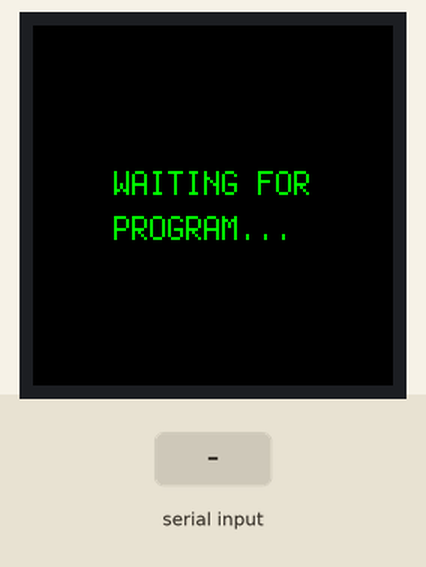
Simulated run of this program. Board: ESP32 board running CircuitPython. Shown: 240×240 colour display. The test bench sets the inputs (shaded band). What the program prints to the serial console is not drawn.

Above: at 1.2 s.
1.3 s: "RADAR_INIT\n" received over the second serial link
At 2.1 s:
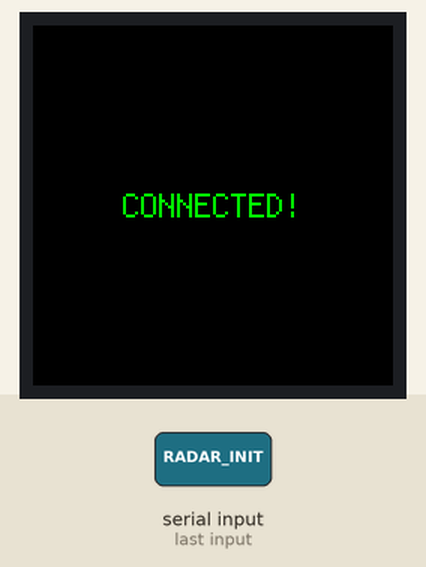
2.8 s: "p\n" received over the second serial link
At 3.2 s:
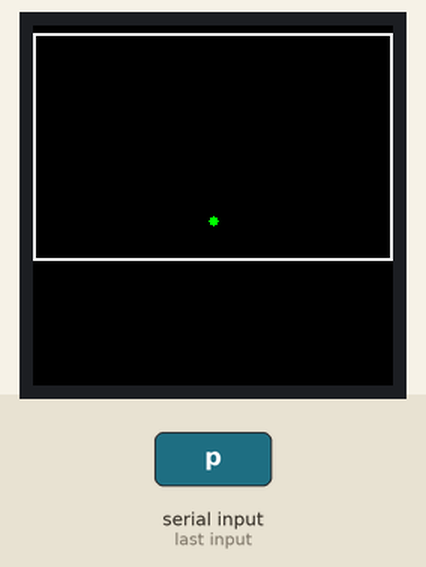
4.3 s: "RADAR_DISCONNECT\n" received over the second serial link
At 5.6 s:
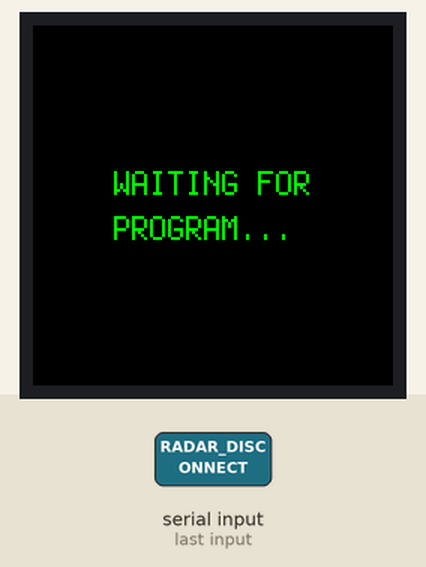
Timing chart, 0 to 7.3 s (numbered marks = the images above; inputs shaded):
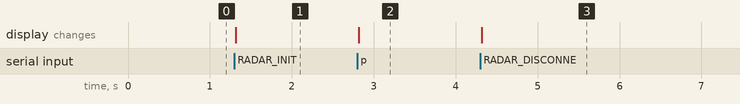

Measured:
- after the input at 1.3 s, the display: changes at once (image 1)
- after the input at 2.8 s, the display: changes at once (image 2)
- after the input at 4.3 s, the display: changes at once (image 3)

The program:

code.py
```python
import board
import busio
import displayio
import vectorio
import math
import usb_cdc
import terminalio
import time
from adafruit_display_text import label
from adafruit_st7789 import ST7789
from fourwire import FourWire

WIDTH = 240
HEIGHT = 240
ROTATION = 180 #Set to 0 if you use the screen on the other side

RADAR_Y_START = 5
RADAR_HEIGHT = 150
RADAR_Y_END = RADAR_Y_START + RADAR_HEIGHT
RADAR_CX = WIDTH // 2

RADAR_CY = RADAR_Y_START + (RADAR_HEIGHT // 2) + 50

LIST_Y_START = 160
ROW_HEIGHT = 15

C_BLACK = 0x000000
C_WHITE = 0xFFFFFF
C_GREY  = 0x333333
C_GREEN = 0x00FF00
C_RED   = 0xFF0000
C_YELLOW = 0xFFFF00
SLOT_COLORS = [0xFF0000, 0xFFFF00, 0x00FFFF, 0xD2691E, 0xFFFFFF]

displayio.release_displays()
spi = busio.SPI(clock=board.GPIO12, MOSI=board.GPIO11)
display_bus = FourWire(spi, command=board.GPIO8, chip_select=board.GPIO10, reset=board.GPIO9, baudrate=60000000)
display = ST7789(display_bus, width=WIDTH, height=HEIGHT, rotation=ROTATION, rowstart=80, colstart=0)
display.auto_refresh = False

main_group = displayio.Group()
waiting_group = displayio.Group()

wait_bg_pal = displayio.Palette(1)
wait_bg_pal[0] = C_BLACK
wait_bg = vectorio.Rectangle(pixel_shader=wait_bg_pal, width=WIDTH, height=HEIGHT, x=0, y=0)
waiting_group.append(wait_bg)

lbl_wait = label.Label(terminalio.FONT, text="WAITING FOR\nPROGRAM...", color=C_GREEN, scale=2)
lbl_wait.anchor_point = (0.5, 0.5)
lbl_wait.anchored_position = (WIDTH // 2, HEIGHT // 2)
waiting_group.append(lbl_wait)

bg_pal = displayio.Palette(1)
bg_pal[0] = C_BLACK
main_group.append(vectorio.Rectangle(pixel_shader=bg_pal, width=WIDTH, height=HEIGHT, x=0, y=0))

border_pal = displayio.Palette(1)
border_pal[0] = C_WHITE
main_group.append(vectorio.Rectangle(pixel_shader=border_pal, width=WIDTH, height=2, x=0, y=RADAR_Y_START))
main_group.append(vectorio.Rectangle(pixel_shader=border_pal, width=WIDTH, height=2, x=0, y=RADAR_Y_END))
main_group.append(vectorio.Rectangle(pixel_shader=border_pal, width=2, height=RADAR_HEIGHT, x=0, y=RADAR_Y_START))
main_group.append(vectorio.Rectangle(pixel_shader=border_pal, width=2, height=RADAR_HEIGHT, x=WIDTH-2, y=RADAR_Y_START))

pl_pal = displayio.Palette(1)
pl_pal[0] = C_GREEN
main_group.append(vectorio.Circle(pixel_shader=pl_pal, radius=3, x=RADAR_CX, y=RADAR_CY))

lbl_site = label.Label(terminalio.FONT, text="?", color=C_YELLOW, scale=1)
lbl_site.anchor_point = (0.5, 0.0)
lbl_site.anchored_position = (RADAR_CX, RADAR_Y_START + 5)
lbl_site.hidden = True
main_group.append(lbl_site)

class EnemySlot:
	def __init__(self, index):
		self.index = index
		self.color = SLOT_COLORS[index]
		self.assigned_name = None
		self.group = displayio.Group()
		self.last_x = -1
		self.last_y = -1
		self.last_hp = -1
		self.last_name = ""
		self.last_hidden = True
		self.last_dot_hidden = True

		self.dot_pal = displayio.Palette(1)
		self.dot_pal[0] = self.color
		self.dot = vectorio.Circle(pixel_shader=self.dot_pal, radius=3, x=0, y=0)

		base_y = LIST_Y_START + (index * ROW_HEIGHT)
		self.lbl = label.Label(terminalio.FONT, text="", color=self.color, scale=1)
		self.lbl.anchor_point = (0.0, 0.5)
		self.lbl.anchored_position = (5, base_y + 6)

		self.bar_bg_pal = displayio.Palette(1)
		self.bar_bg_pal[0] = C_GREY
		self.bar_bg = vectorio.Rectangle(pixel_shader=self.bar_bg_pal, width=80, height=6, x=150, y=base_y+3)

		self.bar_fg_pal = displayio.Palette(1)
		self.bar_fg_pal[0] = C_GREEN
		self.bar_fg = vectorio.Rectangle(pixel_shader=self.bar_fg_pal, width=80, height=6, x=150, y=base_y+3)

		self.strike_pal = displayio.Palette(1)
		self.strike_pal[0] = C_RED
		self.strike = vectorio.Rectangle(pixel_shader=self.strike_pal, width=1, height=2, x=0, y=0)
		self.strike.hidden = True

		self.group.append(self.dot)
		self.group.append(self.bar_bg)
		self.group.append(self.bar_fg)
		self.group.append(self.lbl)
		self.group.append(self.strike)
		self.group.hidden = True
		main_group.append(self.group)

	def update(self, x, y, hp, name):
		if self.last_hidden:
			self.group.hidden = False
			self.last_hidden = False

		self.assigned_name = name

		dot_should_hide = not (2 < x < WIDTH-2 and RADAR_Y_START < y < RADAR_Y_END-2)

		if not dot_should_hide:
			if self.last_x != x or self.last_y != y:
				self.dot.x = x
				self.dot.y = y
				self.last_x = x
				self.last_y = y
			if self.last_dot_hidden:
				self.dot.hidden = False
				self.last_dot_hidden = False
		else:
			if not self.last_dot_hidden:
				self.dot.hidden = True
				self.last_dot_hidden = True

		if self.last_name != name:
			self.lbl.text = name[:10]
			self.last_name = name

		if not self.strike.hidden:
			self.strike.hidden = True
			self.lbl.color = self.color

		if self.last_hp != hp:
			if hp > 0:
				pct = hp / 100.0
				w = int(80 * pct)
				self.bar_fg.width = max(1, w)
				new_color = C_GREEN if hp > 30 else C_RED
				if self.bar_fg_pal[0] != new_color:
					self.bar_fg_pal[0] = new_color
				if self.bar_bg.hidden:
					self.bar_bg.hidden = False
					self.bar_fg.hidden = False
			elif hp <= 0 and self.last_hp > 0:
				self.mark_dead()
			self.last_hp = hp

	def mark_dead(self):
		if self.last_hidden:
			self.group.hidden = False
			self.last_hidden = False
		if not self.last_dot_hidden:
			self.dot.hidden = True
			self.last_dot_hidden = True
		if not self.bar_bg.hidden:
			self.bar_bg.hidden = True
			self.bar_fg.hidden = True
		txt_w = len(self.lbl.text) * 6
		if txt_w < 1: txt_w = 1
		self.strike.width = txt_w + 4
		self.strike.x = self.lbl.x - 2
		self.strike.y = self.lbl.y - 1
		if self.strike.hidden:
			self.strike.hidden = False
		if self.lbl.color != C_GREY:
			self.lbl.color = C_GREY
		self.last_hp = 0

slots = [EnemySlot(i) for i in range(5)]

serial = usb_cdc.console

scale = (WIDTH / 2) / 2100.0

last_refresh = time.monotonic()
min_frame_time = 1.0 / 60.0
needs_refresh = False
is_connected = False
last_beacon = 0.0

display.root_group = waiting_group
display.refresh()

while True:
	now = time.monotonic()

	# Broadcast RADAR_READY beacon every 500ms when not connected
	if not is_connected and (now - last_beacon >= 0.5):
		serial.write(b"RADAR_READY\n")
		last_beacon = now

	if serial.in_waiting:
		try:
			if serial.in_waiting > 150:
				serial.read(serial.in_waiting)

			line = serial.readline()
			if not line: continue

			text = line.decode('utf-8').strip()

			if text == "RADAR_INIT":
				serial.write(b"RADAR_ACK\n")
				lbl_wait.text = "CONNECTED!"
				needs_refresh = True
				continue

			if text == "RADAR_DISCONNECT":
				is_connected = False
				lbl_wait.text = "WAITING FOR\nPROGRAM..."
				display.root_group = waiting_group
				needs_refresh = True
				for s in slots:
					s.assigned_name = None
					s.group.hidden = True
					s.last_hidden = True
				continue

			parts = text.split(';')

			if parts[0].startswith('p'):
				if not is_connected:
					is_connected = True
					display.root_group = main_group
					needs_refresh = True

				p_chunk = parts[0].split(',')
				px, py, ang = float(p_chunk[1]), float(p_chunk[2]), float(p_chunk[3])

				rad = math.radians(ang)
				si, co = math.sin(rad), math.cos(rad)

				seen_names = []
				bomb_planted = False

				for i in range(1, len(parts)):
					c = parts[i].split(',')
					ctype = c[0]

					if ctype == 'e' and len(c) >= 5:
						ex, ey = float(c[1]), float(c[2])
						hp = int(c[3])
						name = c[4]
						seen_names.append(name)

						dx = ex - px
						dy = ey - py
						fwd = dx * co + dy * si
						rgt = dx * si - dy * co

						sx = int(RADAR_CX + (rgt * scale))
						sy = int(RADAR_CY - (fwd * scale))

						assigned_slot = None
						for s in slots:
							if s.assigned_name == name:
								assigned_slot = s
								break
						if not assigned_slot:
							for s in slots:
								if s.assigned_name is None:
									assigned_slot = s
									break
						if assigned_slot:
							assigned_slot.update(sx, sy, hp, name)
							needs_refresh = True

					elif ctype == 'b' and len(c) >= 2:
						site_idx = int(c[1])

						site_char = "B" if site_idx == 1 else "A"

						if lbl_site.text != site_char:
							lbl_site.text = site_char

						if lbl_site.hidden:
							lbl_site.hidden = False

						bomb_planted = True
						needs_refresh = True

				if not bomb_planted:
					if not lbl_site.hidden:
						lbl_site.hidden = True
						needs_refresh = True

				for s in slots:
					if s.assigned_name is not None:
						if s.assigned_name not in seen_names:
							s.mark_dead()
							needs_refresh = True

		except Exception:
			pass

	if needs_refresh and (now - last_refresh >= min_frame_time):
		display.refresh()
		last_refresh = now
		needs_refresh = False
```
